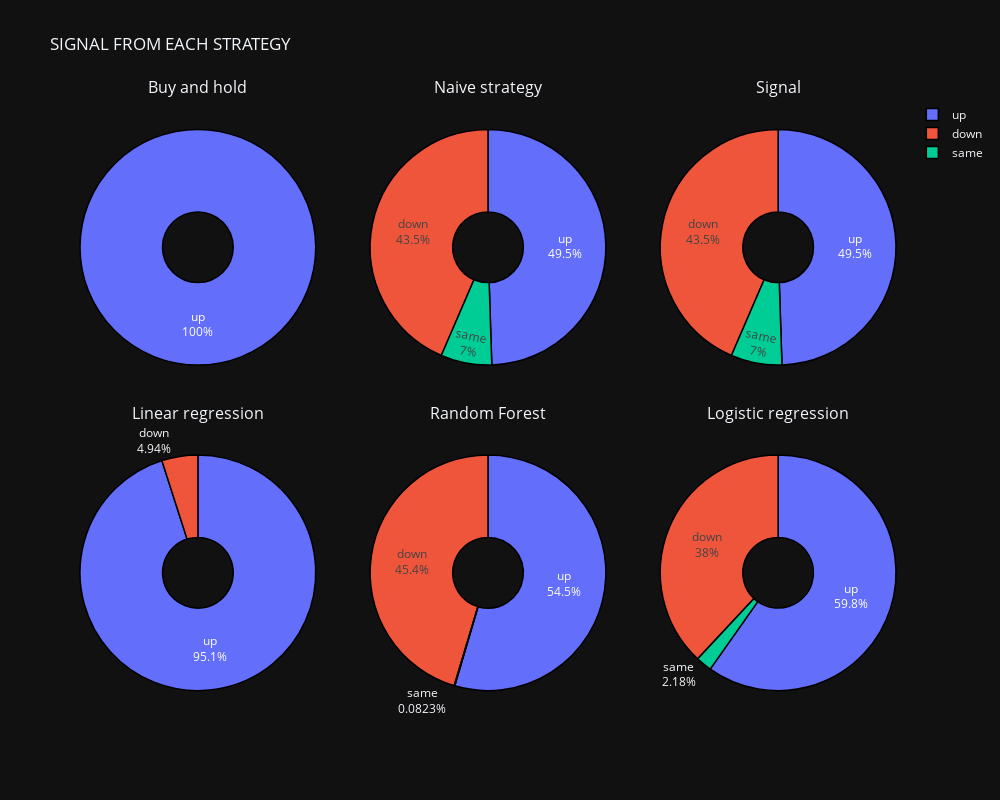

The cell this chart's notebook holds for it:
### Code cell
fig = make_subplots(rows=2, cols=3, subplot_titles=results.columns, vertical_spacing=0.05,
                    specs=[[{'type': 'pie'}, {'type': 'pie'}, {'type': 'pie'}],
                           [{'type': 'pie'}, {'type': 'pie'}, {'type': 'pie'}]])

for i in range(len(results.columns)):
    vc = results[results.columns[i]].value_counts()
    labels = vc.index
    values = vc.values

    fig.add_trace(go.Pie(labels=labels, values=values, textinfo='percent+label', hole=0.3,
                         marker=dict(line=dict(color='#000000', width=1.5))),
                  row=(i // 3) + 1, col=(i % 3) + 1)

fig.update_layout(height=800, width=1000, title_text="SIGNAL FROM EACH STRATEGY", template="plotly_dark",)
fig.show()

### Figure 1 — Plotly figure (JSON) as saved in the notebook; plotly's stock layout.template omitted (floating-point values rounded to 4 significant figures)
{"data": [{"domain": {"x": [0, 0.2889], "y": [0.525, 1]}, "hole": 0.3, "labels": ["up"], "marker": {"line": {"color": "#000000", "width": 1.5}}, "textinfo": "percent+label", "type": "pie", "values": [2429]}, {"domain": {"x": [0.3556, 0.6444], "y": [0.525, 1]}, "hole": 0.3, "labels": ["up", "down", "same"], "marker": {"line": {"color": "#000000", "width": 1.5}}, "textinfo": "percent+label", "type": "pie", "values": [1202, 1057, 170]}, {"domain": {"x": [0.7111, 1], "y": [0.525, 1]}, "hole": 0.3, "labels": ["up", "down", "same"], "marker": {"line": {"color": "#000000", "width": 1.5}}, "textinfo": "percent+label", "type": "pie", "values": [1202, 1057, 170]}, {"domain": {"x": [0, 0.2889], "y": [0, 0.475]}, "hole": 0.3, "labels": ["up", "down"], "marker": {"line": {"color": "#000000", "width": 1.5}}, "textinfo": "percent+label", "type": "pie", "values": [2309, 120]}, {"domain": {"x": [0.3556, 0.6444], "y": [0, 0.475]}, "hole": 0.3, "labels": ["up", "down", "same"], "marker": {"line": {"color": "#000000", "width": 1.5}}, "textinfo": "percent+label", "type": "pie", "values": [1325, 1102, 2]}, {"domain": {"x": [0.7111, 1], "y": [0, 0.475]}, "hole": 0.3, "labels": ["up", "down", "same"], "marker": {"line": {"color": "#000000", "width": 1.5}}, "textinfo": "percent+label", "type": "pie", "values": [1452, 924, 53]}], "layout": {"annotations": [{"font": {"size": 16}, "showarrow": false, "text": "Buy and hold", "x": 0.1444, "xanchor": "center", "xref": "paper", "y": 1, "yanchor": "bottom", "yref": "paper"}, {"font": {"size": 16}, "showarrow": false, "text": "Naive strategy", "x": 0.5, "xanchor": "center", "xref": "paper", "y": 1, "yanchor": "bottom", "yref": "paper"}, {"font": {"size": 16}, "showarrow": false, "text": "Signal", "x": 0.8556, "xanchor": "center", "xref": "paper", "y": 1, "yanchor": "bottom", "yref": "paper"}, {"font": {"size": 16}, "showarrow": false, "text": "Linear regression", "x": 0.1444, "xanchor": "center", "xref": "paper", "y": 0.475, "yanchor": "bottom", "yref": "paper"}, {"font": {"size": 16}, "showarrow": false, "text": "Random Forest", "x": 0.5, "xanchor": "center", "xref": "paper", "y": 0.475, "yanchor": "bottom", "yref": "paper"}, {"font": {"size": 16}, "showarrow": false, "text": "Logistic regression", "x": 0.8556, "xanchor": "center", "xref": "paper", "y": 0.475, "yanchor": "bottom", "yref": "paper"}], "height": 800, "title": {"text": "SIGNAL FROM EACH STRATEGY"}, "width": 1000}}
